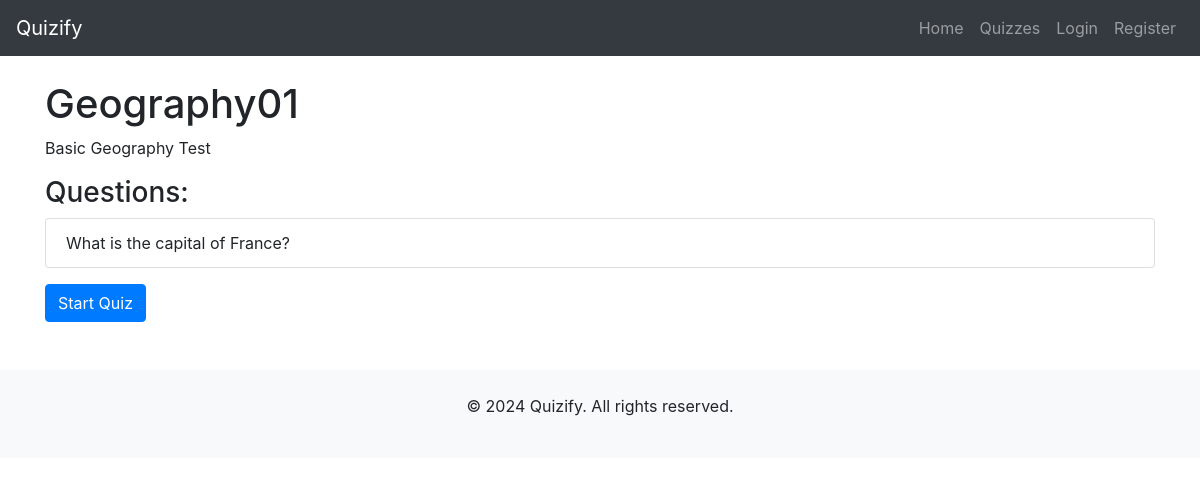
The page /quizzes/1/ on the database its author committed.
### quizzes/models.py (models this page shows, shortened)
class Quiz(models.Model):
    title = models.CharField(max_length=200)
    description = models.TextField()
    created_at = models.DateTimeField(auto_now_add=True)

class Question(models.Model):
    quiz = models.ForeignKey(Quiz, on_delete=models.CASCADE, related_name="questions")
    text = models.TextField()
    created_at = models.DateTimeField(auto_now_add=True)

### quizzes/views.py (the view)
# urls.py: path('quizzes/<int:quiz_id>/', views.quiz_detail, name='quiz_detail'),
def quiz_detail(request, quiz_id):
    quiz = get_object_or_404(Quiz, id=quiz_id)
    questions = quiz.questions.all()
    previous_quiz = Quiz.objects.filter(id__lt=quiz_id).order_by('-id').first()
    next_quiz = Quiz.objects.filter(id__gt=quiz_id).order_by('id').first()
    context = {
        'quiz': quiz,
        'questions': questions,
        'previous_quiz': previous_quiz,
        'next_quiz': next_quiz,
    }
    return render(request, 'quizzes/quiz_detail.html', context)

### quizzes/templates/quizzes/quiz_detail.html (shortened to what this page needs)
{% extends 'base.html' %}
{% block content %}
<h1>{{ quiz.title }}</h1>
<p>{{ quiz.description }}</p>
<h3>Questions:</h3>
<ul class="list-group">
    {% for question in questions %}
        <li class="list-group-item">{{ question.text }}</li>
    {% endfor %}
</ul>
<a href="{% url 'take_quiz' quiz.id %}" class="btn btn-primary mt-3">Start Quiz</a>
{% endblock %}

### rows shown on the page
Quiz: title "Geography01", description "Basic Geography Test"
Question: text "What is the capital of France?"
